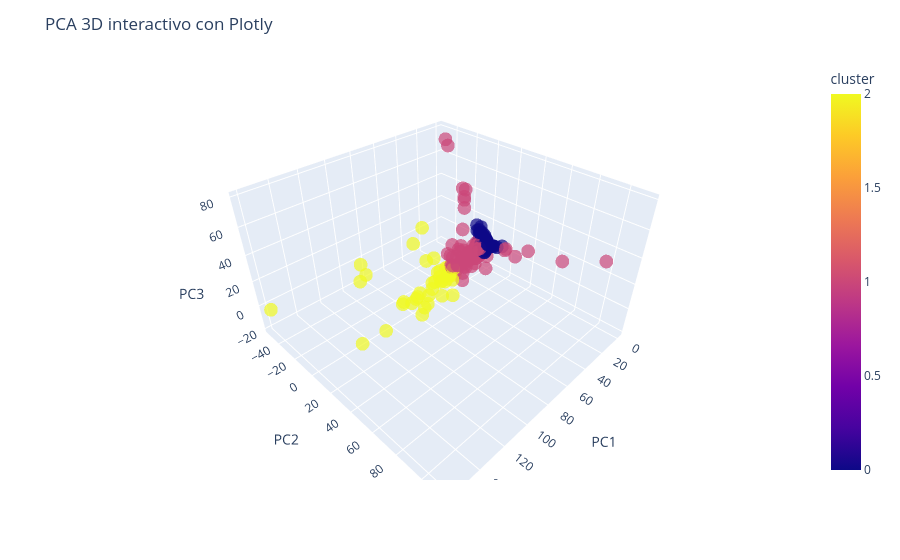

Notebook code cell kept with this figure:
### Code cell
import plotly.express as px

fig = px.scatter_3d(
    proyecciones,
    x='PC1', y='PC2', z='PC3',
    color='cluster',
    opacity=0.7
)

fig.update_layout(title='PCA 3D interactivo con Plotly')
fig.show()

### Figure 1 — Plotly figure (JSON) as saved in the notebook; plotly's stock layout.template omitted (floating-point values rounded to 4 significant figures; data arrays with more than 128 entries replaced by an {"elided": "..."} marker saying what was removed)
{"data": [{"hovertemplate": "PC1=%{x}<br>PC2=%{y}<br>PC3=%{z}<br>cluster=%{marker.color}<extra></extra>", "legendgroup": "", "marker": {"color": {"elided": "39376 int values"}, "coloraxis": "coloraxis", "opacity": 0.7, "symbol": "circle"}, "mode": "markers", "name": "", "scene": "scene", "showlegend": false, "type": "scatter3d", "x": {"elided": "39376 float values"}, "y": {"elided": "39376 float values"}, "z": {"elided": "39376 float values"}}], "layout": {"coloraxis": {"colorbar": {"title": {"text": "cluster"}}, "colorscale": [[0, "#0d0887"], [0.1111, "#46039f"], [0.2222, "#7201a8"], [0.3333, "#9c179e"], [0.4444, "#bd3786"], [0.5556, "#d8576b"], [0.6667, "#ed7953"], [0.7778, "#fb9f3a"], [0.8889, "#fdca26"], [1, "#f0f921"]]}, "legend": {"tracegroupgap": 0}, "margin": {"t": 60}, "scene": {"domain": {"x": [0, 1], "y": [0, 1]}, "xaxis": {"title": {"text": "PC1"}}, "yaxis": {"title": {"text": "PC2"}}, "zaxis": {"title": {"text": "PC3"}}}, "title": {"text": "PCA 3D interactivo con Plotly"}}}
